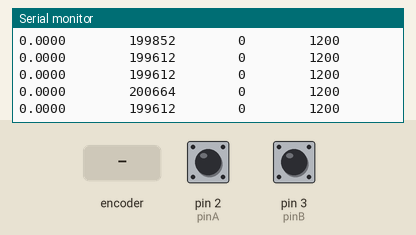
This sketch was run on a simulated Arduino Uno, built with avr-gcc and run on an emulated ATmega328P. On the bench: the last lines printed to the serial monitor. The inputs (shaded band) are chosen by the test bench; at power-on: pin 2 (pinA) HIGH, pin 3 (pinB) HIGH.

Above: at 1.2 s.
1.3 s: rotary encoder on pin 2 (pinA) / pin 3 (pinB) turned 1 step (first pin leading)
At 1.56 s:
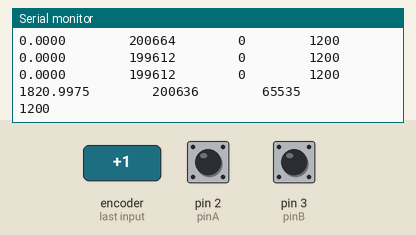
3.0 s: rotary encoder on pin 2 (pinA) / pin 3 (pinB) turned 1 step (first pin leading)
At 3.36 s:
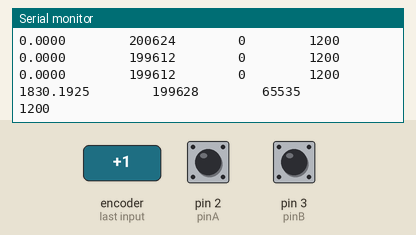
Timing chart, 0 to 6.0 s (numbered marks = the images above; inputs shaded):
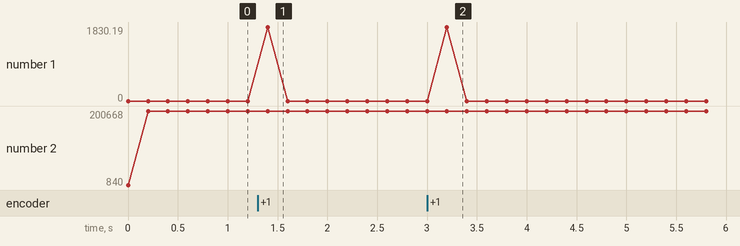

Measured:
- after the input at 1.3 s, the serial monitor: prints a new line after 0.10 s (image 1)
- after the input at 3.0 s, the serial monitor: prints a new line after 0.20 s (image 2)

The sketch:

encoderv4.ino
```cpp
/*******Interrupt-based Rotary Encoder Sketch*******
  by Simon Merrett, based on insight from Oleg Mazurov, Nick Gammon, rt, Steve Spence
*/
#include <MemoryFree.h>

volatile uint32_t newTime = 0;
volatile uint32_t oldTime = 0;
volatile uint32_t elapsedTime = 0;
volatile float calc_speed = 0;
static float distancePerRotation = 0.1115; // The distance in meters the car travels under one rotation of the encoder wheel
static float distancePerClick = distancePerRotation/20.0;

static int pinA = 2; // Our first hardware interrupt pin is digital pin 2
static int pinB = 3; // Our second hardware interrupt pin is digital pin 3
volatile byte aFlag = 0; // let's us know when we're expecting a rising edge on pinA to signal that the encoder has arrived at a detent
volatile byte bFlag = 0; // let's us know when we're expecting a rising edge on pinB to signal that the encoder has arrived at a detent (opposite direction to when aFlag is set)
volatile byte encoderPos = 0; //this variable stores our current value of encoder position. Change to int or uin16_t instead of byte if you want to record a larger range than 0-255
volatile byte oldEncPos = 0; //stores the last encoder position value so we can compare to the current reading and see if it has changed (so we know when to print to the serial monitor)
volatile byte reading = 0; //somewhere to store the direct values we read from our interrupt pins before checking to see if we have moved a whole detent
volatile uint16_t counter = 0;
volatile int adding = 0;

void setup() {
  pinMode(pinA, INPUT_PULLUP); // set pinA as an input, pulled HIGH to the logic voltage (5V or 3.3V for most cases)
  pinMode(pinB, INPUT_PULLUP); // set pinB as an input, pulled HIGH to the logic voltage (5V or 3.3V for most cases)
  attachInterrupt(0, PinA, RISING); // set an interrupt on PinA, looking for a rising edge signal and executing the "PinA" Interrupt Service Routine (below)
  attachInterrupt(1, PinB, RISING); // set an interrupt on PinB, looking for a rising edge signal and executing the "PinB" Interrupt Service Routine (below)
  Serial.begin(115200); // start the serial monitor link
  Serial.println("Starting");
  Serial.println(distancePerClick, 4);
}

void PinA() {
  cli(); //stop interrupts happening before we read pin values
  reading = PIND & 0xC; // read all eight pin values then strip away all but pinA and pinB's values
  if (reading == B00001100 && aFlag) { //check that we have both pins at detent (HIGH) and that we are expecting detent on this pin's rising edge
    counter ++;
    //encoderPos --; //decrement the encoder's position count
    bFlag = 0; //reset flags for the next turn
    aFlag = 0; //reset flags for the next turn
  }
  else if (reading == B00000100) bFlag = 1; //signal that we're expecting pinB to signal the transition to detent from free rotation
  sei(); //restart interrupts
}

void PinB() {
  cli(); //stop interrupts happening before we read pin values
  reading = PIND & 0xC; //read all eight pin values then strip away all but pinA and pinB's values
  if (reading == B00001100 && bFlag) { //check that we have both pins at detent (HIGH) and that we are expecting detent on this pin's rising edge
    counter --;
    //encoderPos ++; //increment the encoder's position count
    bFlag = 0; //reset flags for the next turn
    aFlag = 0; //reset flags for the next turn
  }
  else if (reading == B00001000) aFlag = 1; //signal that we're expecting pinA to signal the transition to detent from free rotation
  sei(); //restart interrupts
}

void loop() {
  //  if(oldEncPos != encoderPos) {
  //    Serial.println(encoderPos);
  //    oldEncPos = encoderPos;
  if (millis() % 200 == 0) {
    newTime = micros();
    elapsedTime = newTime - oldTime;
    adding ++;
    calc_speed = (1000000.0 * float(counter) * distancePerClick) / (float(elapsedTime)); // Hastighet i m/s
    oldTime = micros();


    Serial.print(calc_speed, 4);
    Serial.print("        ");
    Serial.print(elapsedTime);
    Serial.print("        ");
    Serial.print(counter);
    Serial.print("        ");
    Serial.println(freeMemory());

    counter = 0;
    delay(1);
    //Serial.print("speed: ");
    //Serial.println(medSpeed);

  }
}
```
